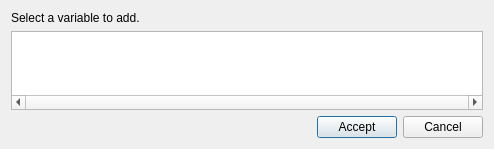
<?xml version="1.0" encoding="UTF-8"?>
<ui version="4.0">
 <class>variable_selection</class>
 <widget class="QDialog" name="variable_selection">
  <property name="geometry">
   <rect>
    <x>0</x>
    <y>0</y>
    <width>494</width>
    <height>149</height>
   </rect>
  </property>
  <property name="windowTitle">
   <string>Add a new variable</string>
  </property>
  <layout class="QVBoxLayout" name="verticalLayout">
   <item>
    <widget class="QLabel" name="label">
     <property name="text">
      <string>Select a variable to add.</string>
     </property>
    </widget>
   </item>
   <item>
    <widget class="QListView" name="list_variables">
     <property name="minimumSize">
      <size>
       <width>0</width>
       <height>75</height>
      </size>
     </property>
     <property name="maximumSize">
      <size>
       <width>16777215</width>
       <height>80</height>
      </size>
     </property>
     <property name="horizontalScrollBarPolicy">
      <enum>Qt::ScrollBarAlwaysOn</enum>
     </property>
     <property name="editTriggers">
      <set>QAbstractItemView::NoEditTriggers</set>
     </property>
     <property name="horizontalScrollMode">
      <enum>QAbstractItemView::ScrollPerPixel</enum>
     </property>
     <property name="flow">
      <enum>QListView::LeftToRight</enum>
     </property>
    </widget>
   </item>
   <item>
    <layout class="QHBoxLayout" name="horizontalLayout">
     <item>
      <spacer name="horizontalSpacer">
       <property name="orientation">
        <enum>Qt::Horizontal</enum>
       </property>
       <property name="sizeHint" stdset="0">
        <size>
         <width>40</width>
         <height>20</height>
        </size>
       </property>
      </spacer>
     </item>
     <item>
      <widget class="QPushButton" name="pbutton_accept">
       <property name="text">
        <string>Accept</string>
       </property>
      </widget>
     </item>
     <item>
      <widget class="QPushButton" name="pbutton_cancel">
       <property name="text">
        <string>Cancel</string>
       </property>
      </widget>
     </item>
    </layout>
   </item>
  </layout>
 </widget>
 <resources/>
 <connections/>
</ui>
